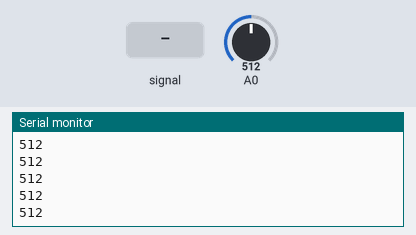
Bench run of a sketch on a simulated Arduino Uno, built with avr-gcc and run on an emulated ATmega328P. Shown: the last lines printed to the serial monitor. The test bench sets the inputs (shaded band); at power-on: A0 = 512.

Above: at 1.2 s.
1.3 s: A0 fed a 200 Hz sine of ±81 counts around its level
At 2.4 s:
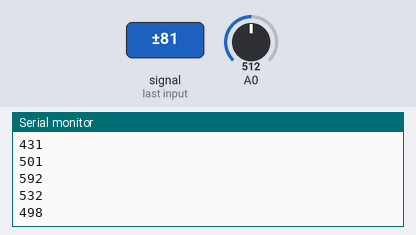
2.8 s: A0 set to 716
At 3.4 s:
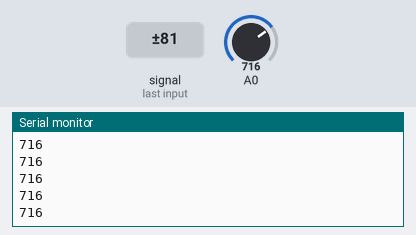
4.3 s: A0 fed a 1000 Hz sine of ±255 counts around its level
5.8 s: A0 set to 900
At 6.6 s:
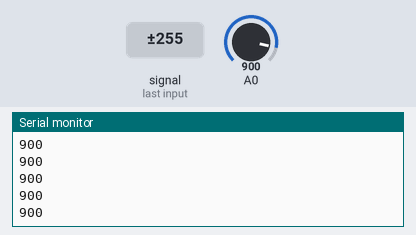
Timing chart, 0 to 8.3 s (numbered marks = the images above; inputs shaded):
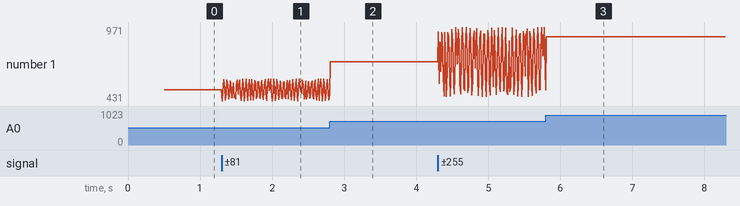

The sketch:

PMH-galvanic.ino
```cpp
unsigned long sendTime;
long average;
int points[32];
int n = 1;
byte i;
byte j;

void setup() {
  // initialize the serial communication:
  Serial.begin(9600);
  sendTime = millis() + 500;
}

void loop() {
  // send the value of analog input 0:
  if (millis() > sendTime) {
    j = 0;
    while (j < 32)
    {
      average = average  + points[j];
      j++;
    }
    average = average / 32;
    Serial.println(points[0]);
    sendTime = millis() + 10;
  }
  else {
    points[i] = analogRead(A0);
    i++;
    if (i == 32) i = 0;

  }
}
```

Measured:
- after the input at 1.3 s, the serial monitor: prints a new line at once (image 1)
- plotted number 1: 512 → 477 after the input at 1.3 s
